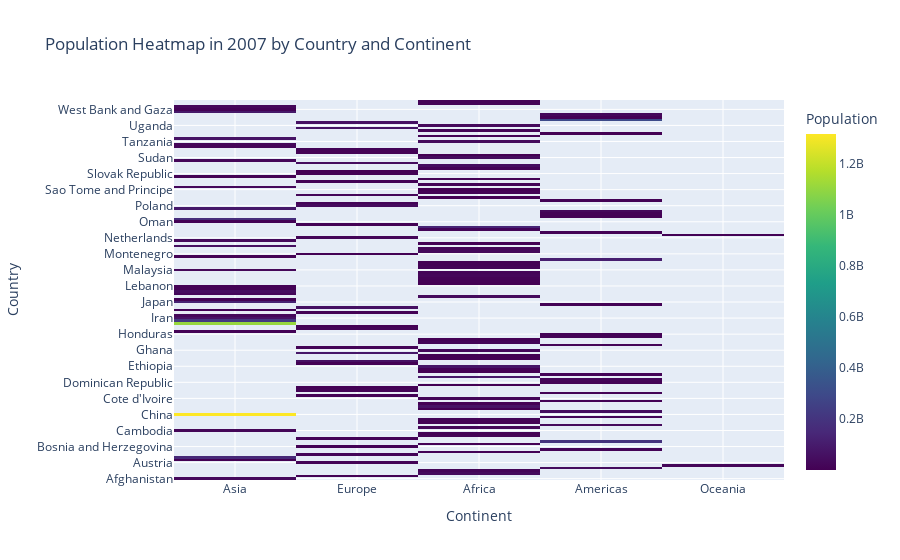

The notebook cell this image was saved under:
### Markdown cell above
Data Distribution using Heatmap

### Code cell
import plotly.express as px
import plotly.graph_objects as go

df1 = px.data.gapminder()

# Filter the data for the year 2007
df_2007 = df1[df1['year'] == 2007]

# Create a heatmap using go.Heatmap
fig_heatmap = go.Figure(go.Heatmap(
    x=df_2007['continent'],
    y=df_2007['country'],
    z=df_2007['pop'],
    colorscale='Viridis',  # You can change the colorscale as per your preference
    colorbar_title='Population'
))

# Customize the layout
fig_heatmap.update_layout(
    title='Population Heatmap in 2007 by Country and Continent',
    xaxis_title='Continent',
    yaxis_title='Country'
)

# Show the heatmap
fig_heatmap.show()

### Figure 1 — Plotly figure (JSON) as saved in the notebook; plotly's stock layout.template omitted (floating-point values rounded to 4 significant figures; data arrays with more than 128 entries replaced by an {"elided": "..."} marker saying what was removed)
{"data": [{"colorbar": {"title": {"text": "Population"}}, "colorscale": [[0, "#440154"], [0.1111, "#482878"], [0.2222, "#3e4989"], [0.3333, "#31688e"], [0.4444, "#26828e"], [0.5556, "#1f9e89"], [0.6667, "#35b779"], [0.7778, "#6ece58"], [0.8889, "#b5de2b"], [1, "#fde725"]], "type": "heatmap", "x": {"elided": "142 str values"}, "y": {"elided": "142 str values"}, "z": {"elided": "142 int values"}}], "layout": {"autosize": true, "title": {"text": "Population Heatmap in 2007 by Country and Continent"}, "xaxis": {"autorange": true, "range": [-0.5, 4.5], "title": {"text": "Continent"}, "type": "category"}, "yaxis": {"autorange": true, "range": [-0.5, 141.5], "title": {"text": "Country"}, "type": "category"}}}
